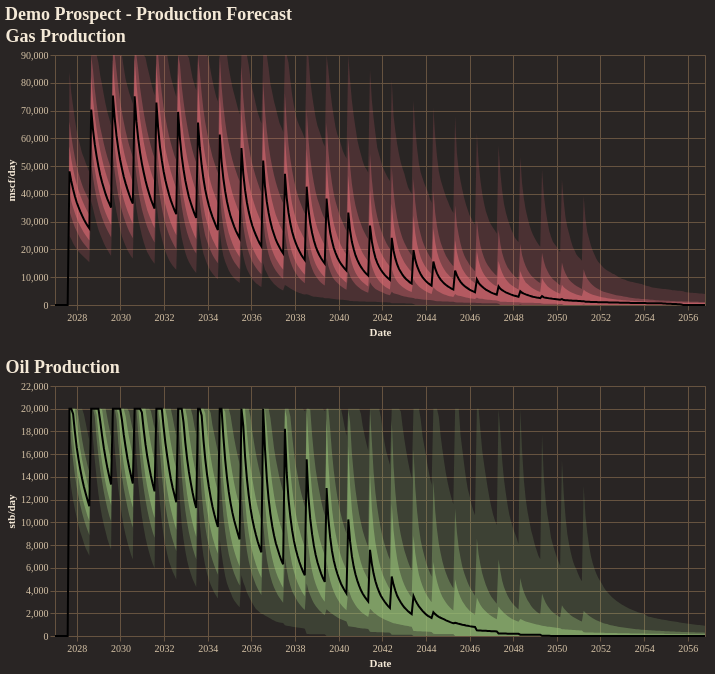

This figure's notebook cell:
### Code cell
fig = reporter.plotter.combined_production_plot(
    figsize=(650, 250),
    backend=PLOTTING_BACKEND
)
fig.show()

### Figure 1 — Vega-Lite specification as saved in the notebook (floating-point values rounded to 4 significant figures; data arrays with more than 128 entries replaced by an {"elided": "..."} marker saying what was removed)
{"config": {"background": "#292524", "view": {"fill": "#292524", "stroke": "#665340"}, "title": {"color": "#f4e9d7", "font": "Merriweather", "fontSize": 18, "fontWeight": 600, "subtitleColor": "#d5c2a6", "anchor": "start"}, "axis": {"domainColor": "#665340", "gridColor": "#665340", "tickColor": "#665340", "labelColor": "#d5c2a6", "titleColor": "#f4e9d7", "labelFont": "Merriweather", "titleFont": "Merriweather"}, "legend": {"titleColor": "#f4e9d7", "labelColor": "#d5c2a6", "labelFont": "Merriweather", "titleFont": "Merriweather", "orient": "top-right", "symbolType": "circle"}, "header": {"labelColor": "#d5c2a6", "titleColor": "#f4e9d7", "labelFont": "Merriweather", "titleFont": "Merriweather"}, "mark": {"color": "#c78d3b"}, "line": {"color": "#c78d3b"}, "bar": {"color": "#c78d3b"}, "point": {"color": "#ddb06d"}, "area": {"color": "#c78d3b", "opacity": 0.35}, "text": {"color": "#f4e9d7", "font": "Merriweather"}, "range": {"category": ["#5DA5DA", "#F28E2B", "#59C36A", "#E15759", "#B07AA1", "#4ECDC4", "#FF9DA7", "#EDC948"]}}, "vconcat": [{"layer": [{"mark": {"type": "area", "color": "rgba(224, 108, 117, 1.0)", "opacity": 0.18}, "encoding": {"tooltip": [{"field": "date", "title": "Date", "type": "temporal"}, {"field": "p01", "format": ",.2f", "title": "P01", "type": "quantitative"}, {"field": "p10", "format": ",.2f", "title": "P10", "type": "quantitative"}, {"field": "p25", "format": ",.2f", "title": "P25", "type": "quantitative"}, {"field": "p50", "format": ",.2f", "title": "P50", "type": "quantitative"}, {"field": "p75", "format": ",.2f", "title": "P75", "type": "quantitative"}, {"field": "p90", "format": ",.2f", "title": "P90", "type": "quantitative"}, {"field": "p99", "format": ",.2f", "title": "P99", "type": "quantitative"}], "x": {"field": "date", "title": "Date", "type": "temporal"}, "y": {"field": "p01", "title": "mscf/day", "type": "quantitative"}, "y2": {"field": "p99"}}}, {"mark": {"type": "area", "color": "rgba(224, 108, 117, 1.0)", "opacity": 0.35}, "encoding": {"tooltip": [{"field": "date", "title": "Date", "type": "temporal"}, {"field": "p01", "format": ",.2f", "title": "P01", "type": "quantitative"}, {"field": "p10", "format": ",.2f", "title": "P10", "type": "quantitative"}, {"field": "p25", "format": ",.2f", "title": "P25", "type": "quantitative"}, {"field": "p50", "format": ",.2f", "title": "P50", "type": "quantitative"}, {"field": "p75", "format": ",.2f", "title": "P75", "type": "quantitative"}, {"field": "p90", "format": ",.2f", "title": "P90", "type": "quantitative"}, {"field": "p99", "format": ",.2f", "title": "P99", "type": "quantitative"}], "x": {"field": "date", "title": "Date", "type": "temporal"}, "y": {"field": "p10", "title": "mscf/day", "type": "quantitative"}, "y2": {"field": "p90"}}}, {"mark": {"type": "area", "color": "rgba(224, 108, 117, 1.0)", "opacity": 0.55}, "encoding": {"tooltip": [{"field": "date", "title": "Date", "type": "temporal"}, {"field": "p01", "format": ",.2f", "title": "P01", "type": "quantitative"}, {"field": "p10", "format": ",.2f", "title": "P10", "type": "quantitative"}, {"field": "p25", "format": ",.2f", "title": "P25", "type": "quantitative"}, {"field": "p50", "format": ",.2f", "title": "P50", "type": "quantitative"}, {"field": "p75", "format": ",.2f", "title": "P75", "type": "quantitative"}, {"field": "p90", "format": ",.2f", "title": "P90", "type": "quantitative"}, {"field": "p99", "format": ",.2f", "title": "P99", "type": "quantitative"}], "x": {"field": "date", "title": "Date", "type": "temporal"}, "y": {"field": "p25", "title": "mscf/day", "type": "quantitative"}, "y2": {"field": "p75"}}}, {"mark": {"type": "line", "color": "black", "strokeWidth": 2}, "encoding": {"tooltip": [{"field": "date", "title": "Date", "type": "temporal"}, {"field": "p01", "format": ",.2f", "title": "P01", "type": "quantitative"}, {"field": "p10", "format": ",.2f", "title": "P10", "type": "quantitative"}, {"field": "p25", "format": ",.2f", "title": "P25", "type": "quantitative"}, {"field": "p50", "format": ",.2f", "title": "P50", "type": "quantitative"}, {"field": "p75", "format": ",.2f", "title": "P75", "type": "quantitative"}, {"field": "p90", "format": ",.2f", "title": "P90", "type": "quantitative"}, {"field": "p99", "format": ",.2f", "title": "P99", "type": "quantitative"}], "x": {"field": "date", "title": "Date", "type": "temporal"}, "y": {"field": "p50", "title": "mscf/day", "type": "quantitative"}}}], "data": {"name": "data-aff4f6249d4f23b030e9ba06c80b3e02"}, "height": 250, "title": "Gas Production", "width": 650}, {"layer": [{"mark": {"type": "area", "color": "rgba(152, 195, 121, 1.0)", "opacity": 0.18}, "encoding": {"tooltip": [{"field": "date", "title": "Date", "type": "temporal"}, {"field": "p01", "format": ",.2f", "title": "P01", "type": "quantitative"}, {"field": "p10", "format": ",.2f", "title": "P10", "type": "quantitative"}, {"field": "p25", "format": ",.2f", "title": "P25", "type": "quantitative"}, {"field": "p50", "format": ",.2f", "title": "P50", "type": "quantitative"}, {"field": "p75", "format": ",.2f", "title": "P75", "type": "quantitative"}, {"field": "p90", "format": ",.2f", "title": "P90", "type": "quantitative"}, {"field": "p99", "format": ",.2f", "title": "P99", "type": "quantitative"}], "x": {"field": "date", "title": "Date", "type": "temporal"}, "y": {"field": "p01", "title": "stb/day", "type": "quantitative"}, "y2": {"field": "p99"}}}, {"mark": {"type": "area", "color": "rgba(152, 195, 121, 1.0)", "opacity": 0.35}, "encoding": {"tooltip": [{"field": "date", "title": "Date", "type": "temporal"}, {"field": "p01", "format": ",.2f", "title": "P01", "type": "quantitative"}, {"field": "p10", "format": ",.2f", "title": "P10", "type": "quantitative"}, {"field": "p25", "format": ",.2f", "title": "P25", "type": "quantitative"}, {"field": "p50", "format": ",.2f", "title": "P50", "type": "quantitative"}, {"field": "p75", "format": ",.2f", "title": "P75", "type": "quantitative"}, {"field": "p90", "format": ",.2f", "title": "P90", "type": "quantitative"}, {"field": "p99", "format": ",.2f", "title": "P99", "type": "quantitative"}], "x": {"field": "date", "title": "Date", "type": "temporal"}, "y": {"field": "p10", "title": "stb/day", "type": "quantitative"}, "y2": {"field": "p90"}}}, {"mark": {"type": "area", "color": "rgba(152, 195, 121, 1.0)", "opacity": 0.55}, "encoding": {"tooltip": [{"field": "date", "title": "Date", "type": "temporal"}, {"field": "p01", "format": ",.2f", "title": "P01", "type": "quantitative"}, {"field": "p10", "format": ",.2f", "title": "P10", "type": "quantitative"}, {"field": "p25", "format": ",.2f", "title": "P25", "type": "quantitative"}, {"field": "p50", "format": ",.2f", "title": "P50", "type": "quantitative"}, {"field": "p75", "format": ",.2f", "title": "P75", "type": "quantitative"}, {"field": "p90", "format": ",.2f", "title": "P90", "type": "quantitative"}, {"field": "p99", "format": ",.2f", "title": "P99", "type": "quantitative"}], "x": {"field": "date", "title": "Date", "type": "temporal"}, "y": {"field": "p25", "title": "stb/day", "type": "quantitative"}, "y2": {"field": "p75"}}}, {"mark": {"type": "line", "color": "black", "strokeWidth": 2}, "encoding": {"tooltip": [{"field": "date", "title": "Date", "type": "temporal"}, {"field": "p01", "format": ",.2f", "title": "P01", "type": "quantitative"}, {"field": "p10", "format": ",.2f", "title": "P10", "type": "quantitative"}, {"field": "p25", "format": ",.2f", "title": "P25", "type": "quantitative"}, {"field": "p50", "format": ",.2f", "title": "P50", "type": "quantitative"}, {"field": "p75", "format": ",.2f", "title": "P75", "type": "quantitative"}, {"field": "p90", "format": ",.2f", "title": "P90", "type": "quantitative"}, {"field": "p99", "format": ",.2f", "title": "P99", "type": "quantitative"}], "x": {"field": "date", "title": "Date", "type": "temporal"}, "y": {"field": "p50", "title": "stb/day", "type": "quantitative"}}}], "data": {"name": "data-9c83d50833072113aa0723b0ad6a45ba"}, "height": 250, "title": "Oil Production", "width": 650}], "title": "Demo Prospect - Production Forecast", "$schema": "https://vega.github.io/schema/vega-lite/v5.20.1.json", "datasets": {"data-aff4f6249d4f23b030e9ba06c80b3e02": {"elided": "360 records"}, "data-9c83d50833072113aa0723b0ad6a45ba": {"elided": "360 records"}}}
